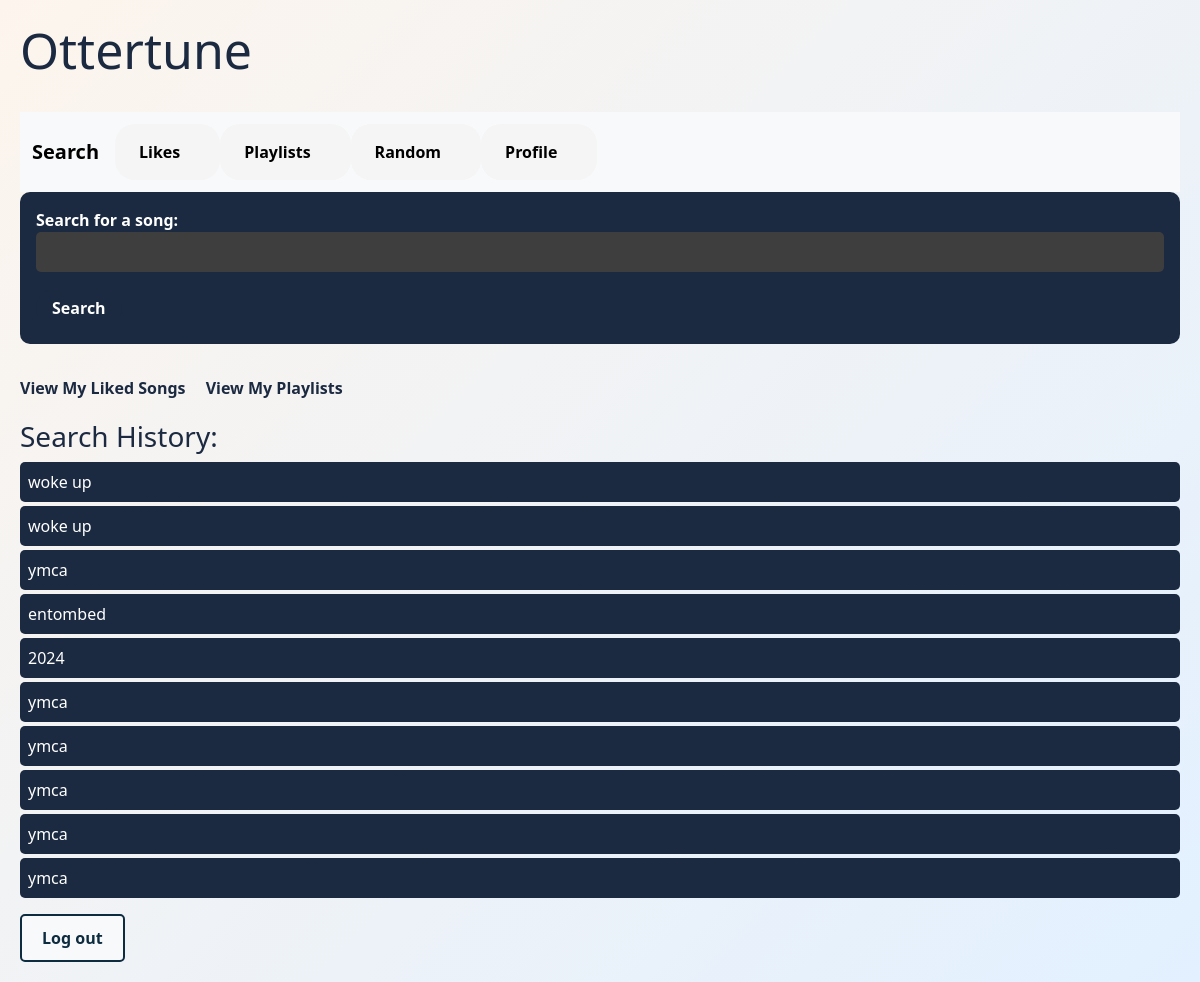
The app's page / (signed in) with its own data.
### tables this page shows
CREATE TABLE searchHistory(
          searchID INTEGER PRIMARY KEY AUTOINCREMENT,
          userId INTEGER,
          songSearched TEXT,
          FOREIGN KEY (userId) REFERENCES user(userId)
          );

### index.py (the view)
@app.route('/')
def index():
    userID = session.get("userId")
    track = request.args.get('track')
    cur.execute("SELECT songSearched FROM searchHistory WHERE userId = ? ORDER BY searchID DESC LIMIT 10", (userID,))
    search_history = cur.fetchall()
    print("in /")
    print(session.get("userId"))
    print(session.get("username"))
    if session.get("userId") is not None and session.get("username") is not None:
        return render_template('index.html', track_name=track, search_history = search_history)
    return  render_template('landing.html')

### templates/index.html (shortened to what this page needs)
<!DOCTYPE html>
<html lang="en">
<head>
  {{ bootstrap.load_css() }}
  <link rel="stylesheet" href="{{ url_for('static', filename='indexPage.css') }}">
</head>
<body>
  <h1>Ottertune</h1>
  <div id = "nav">
  {% include '/partials/nav.html' %}
  </div>
  <form action="/searchResults" method="get">
    <label>
      Search for a song:
      <input type="text" name="track" required />
    </label>
    <button>Search</button>
  </form>
  <a href="{{ url_for('checkLikes', userId=userID) }}">View My Liked Songs</a>
  <a href="{{ url_for('playlists') }}">View My Playlists</a>
  <h3>Search History:</h3>
  {% if search_history %}
    <ul>
      {% for entry in search_history %}
        <li>{{ entry[0] }}</li>
      {% endfor %}
    </ul>
  {% endif %}
  <a href="/logout" class="back">Log out</a>
</body>
</html>

### static/indexPage.css (style rules this page uses)
body { background: linear-gradient(135deg, #fdf5ed, #e2f0ff); color: #FFFFFF; padding: 20px; }
h1 { font-size: 50px; color: #1b2a41; margin-bottom: 2rem; }
form { margin-bottom: 2rem; background-color: #1b2a41; padding: 1rem; border-radius: 10px; }
label { font-weight: bold; display: block; }
input[type="text"] { width: 100%; padding: 0.5rem; border: none; border-radius: 5px; margin-bottom: 1rem; background-color: #3E3E3E; color: white; }
button { background-color: #1b2a41; color: white; border: none; padding: 0.5rem 1rem; border-radius: 20px; cursor: pointer; font-weight: bold; }
a { display: inline-block; margin-right: 1rem; color: #1b2a41; text-decoration: none; font-weight: bold; }
h3 { margin-top: 20px; color: #1b2a41; }
ul { list-style-type: none; padding: 0; }
li { background-color:#1b2a41; padding: 0.5rem; margin: 0.25rem 0; border-radius: 5px; }
.back { display: inline-block; padding: 10px 20px; border: 2px solid #0d2c40; border-radius: 5px; background-color: #f8f9fa; color: #0d2c40; font-size: 16px; text-align: center; text-decoration: none; transition: background-color 0.3s, color 0.3s, transform 0.2s; }

### records on screen
searchHistory: songSearched "woke up"
searchHistory: songSearched "woke up"
searchHistory: songSearched "ymca"
searchHistory: songSearched "entombed"
searchHistory: songSearched "2024"
searchHistory: songSearched "ymca"
searchHistory: songSearched "ymca"
searchHistory: songSearched "ymca"
searchHistory: songSearched "ymca"
searchHistory: songSearched "ymca"
